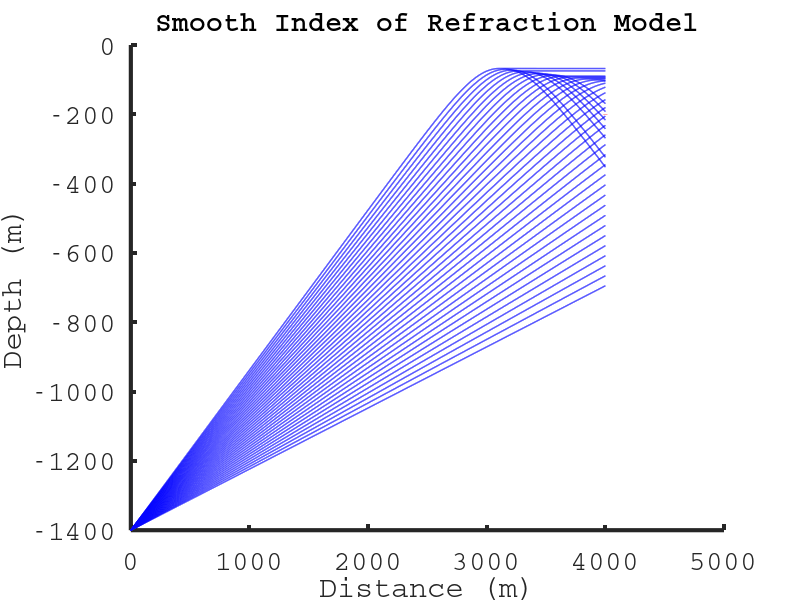

The MATLAB script that drew this image:
function RayProp_jch

c0 = 299792458; %Speed of light, m/s
%~ f = @nfirnmeas_SPICE; %Function handle for firn from SPICE Core
%~ f = @nfirnmeas1; %Function handle for firn measurement #1
%~ f = @nfirn;
f = @nfirn_sp;
zmax=0; %Maximum depth of the medium
zmin=-1500; %Minimum depth of the medium
z0 = -1400; %Position of the emitter in z coordinate
x0 = 0.0; %Position of the emitter in x coordinate
reflection = 1; %Account for reflections?
dt = 1/c0; %time steps, 1 meter divided by speed of light in m/s
tend = 10000.0/c0; %end time, n time steps
dangle=0.4; %angular step, in degrees
angrange = 10:dangle:25; %angular range
rx_extent = 0.5; %sqrt(area) of receiver

% Position of receivers:
rx = [4000.0 -0.0 -200.0];
% find receiver that is furthest away
xmaxrx = max(rx(:,1));

% calculate angle w.r.t. to position of emitter
if ~isempty(rx)
    for ii=1:size(rx,1)
        vec1 = [ (rx(ii,1)-x0) (rx(ii,2)-z0) ];
        vec2 = [ (rx(ii,1)-x0) (rx(ii,3)-z0) ];
        cosvec1 = dot(vec1,[1 0])/norm(vec1);
        cosvec2 = dot(vec2,[1 0])/norm(vec2);
        cosang = dot(vec1 , vec2 );
        cosang = cosang/(norm(vec1)*norm(vec2));
        rxang(ii) = acos(cosang);
        rxsinvec1(ii) = dot(vec1,[0 1])/norm(vec1);
        asin(rxsinvec1(ii))
        rxsinvec2(ii) = dot(vec2,[0 1])/norm(vec2);
        asin(rxsinvec2(ii))
        rxcos(ii) = 0.5*(dot(vec1,[1 0])/norm(vec1) + dot(vec2,[1 0])/norm(vec2));
        rxdist(ii) = norm((vec1+vec2)./2);
        rxlen(ii) = norm(vec2-vec1);
    end
end

figure(1,'Position',[0,0,1200,240]);
linew = 3.0;
fon = "Courier";
fonts = 20.0;
linewc = 0.0;
linewc2 = 4.0;
hold on;
set(gca, "linewidth", linew, "fontname", fon,"fontsize",fonts);
xlabel('Distance (m)');
ylabel('Depth (m)');
title("Smooth Index of Refraction Model","fontname", fon,"fontsize",fonts);
ndraw=max(1,round(0.1/dangle));
idraw = 0;
for angle = angrange;
	idraw=idraw+1;
    z = z0;
    x = x0;
    alpha = angle/180*pi;
    t = 0;
    goon = 1;
    tarray = [];
    alpharray = [];
    narray = [];
    xarray = [];
    zarray = [];
    while goon        
        tarray = [tarray; t];
        xarray = [xarray; x];
        zarray = [zarray; z];
        n = f(z);
        zold = z;
        xold =x;
        z = z + sin(alpha)*dt*c0/(n);
        x = x + cos(alpha)*dt*c0/(n);
        if (z>=0 && reflection),
            alpha = -alpha;
            z = 0;
        end
        if (abs(z-zold) > 1e-4)
            dndz = (f(z)-f(zold))/(z-zold);
        else
            dndz = (f(z)-f(z-1e-4))/(z-1e-4);
        end
        dcdz = -dndz*c0/(n*n);
        dalpha = -dt*cos(alpha)*dcdz;
        alpha = alpha+dalpha;
        alpharray = [alpharray; alpha];
        narray = [narray; n];        
        t = t + dt;
        if (t>tend), goon = 0; end
        if (z>zmax), goon = 0; end
        if (z<zmin), goon = 0; end
        if (x>xmaxrx), goon = 0; end
    end
    xarray = [xarray; x];
    zarray = [zarray; z];
    if(idraw==ndraw)
        plot (xarray,zarray,'-','LineWidth',1,'Color','b','Linestyle','-')
        idraw = 0;
    end
end
if ~isempty(rx)
    for ii=1:size(rx,1)
        h3 = line([rx(ii,1), rx(ii,1)],[rx(ii,3)+rx_extent, rx(ii,3)-rx_extent]);
        set(h3,'Color','r','LineStyle','-','LineWidth',3);
    end
end
%The saved graph.
print -dpdf 'April28_plot6.pdf'
end

function y = nfirn(z)
y = 1.0 + 0.86*(1.0 - 0.638 * exp(z/34.7) );
end

function y = nfirn_sp(z)
y = 1.78-0.427*exp(z/71.0);
end

function y = nfirnmeas1(z)
vdepth= [0 0.5 1 1.5 2 3 3.8 4.2 4.8 5.6 6.8 7.7 8 8.8 9.7 10.3 10.7 11.8 12.4 12.7 13.8 14.7 15.8 16.4 16.8 17.9 18.4 18.7 19.9 20.5 ];
vdepth = vdepth*(-1);
vrho = [ 329.9 329.9 329.7 349.2 408.8 382.2 406.7 463.3 406.4 439.2 447.0 ...
    445.9 443.8 483.9 472.3 506.4 486.8 493.1 523.8 518.4 517.7 525.8 553.0 545.0 549.8 568.7 584.3 537.0 563.0 568.5];
if z<=0,
    itemp = find (z<=vdepth);
    if(length(itemp)>=length(vdepth))
		y = nfirn(z);
	else
		idepth = itemp(end);
		rho = vrho(idepth) + (vrho(idepth+1) - vrho(idepth))/(vdepth(idepth+1) - vdepth(idepth))*(z - vdepth(idepth));
		rho=rho/1000; %scale to density of water
		y = 1 + 0.86*rho;
	end
else
    y = 1;
end
end

function y = nfirnmeas_SPICE(z)
data = load('/home/jordan/ANewHope/SPICE_data.dat');
vdepth = -data(:,1);
vrho = data(:,2);
if z<=0,
    itemp = find(z<=vdepth);
    if(length(itemp)>=length(vdepth))
		y = nfirn_sp(z);
	else
		idepth = itemp(end);
		rho = vrho(idepth) + (vrho(idepth+1) - vrho(idepth))/(vdepth(idepth+1) - vdepth(idepth))*(z - vdepth(idepth));
		rho=rho/1000; %scale to density of water
		y = 1 + 0.86*rho;
	end
else
    y = 1;
end
end
